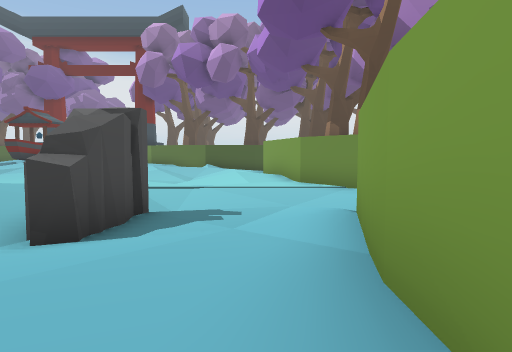
view 1 (above)

24 first-person views from a walk through a 3-D level made in the Unity game engine. The camera is 1.4 m above the floor, tilts 4° down and sees 75° across. The floor is counted in squares, 2 m on a side. Each view is taken from the middle of a square. On the plan, view 1 faces up. The plan holds only what a view shows up to about 10 squares ahead; the rest is blank. The place goes on beyond the plan. The player character is not drawn.

view 2
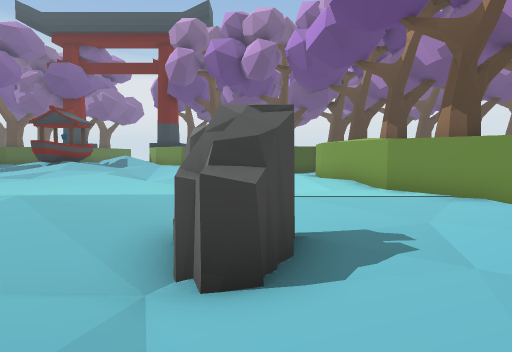

view 3
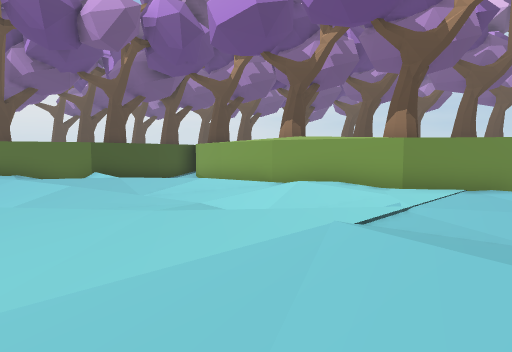

view 4
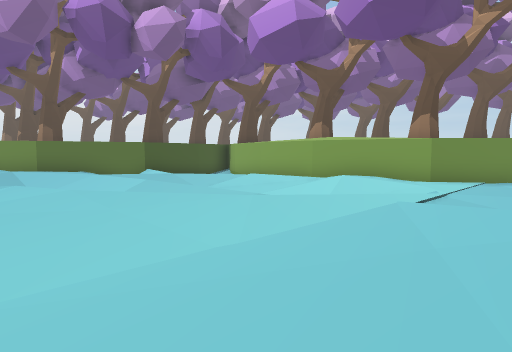

view 5
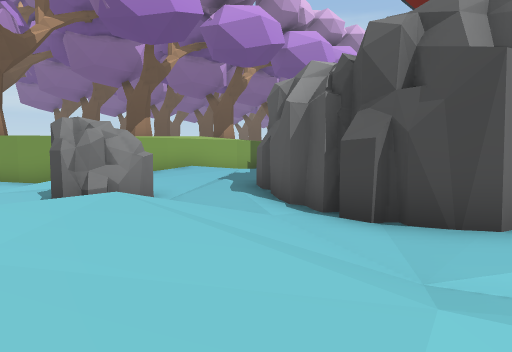

view 6
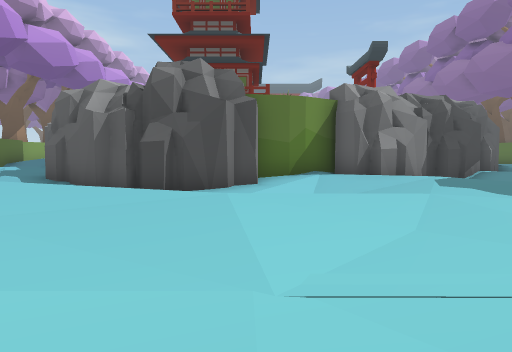

view 7
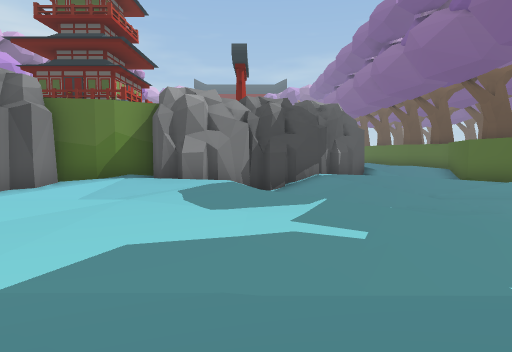

view 8
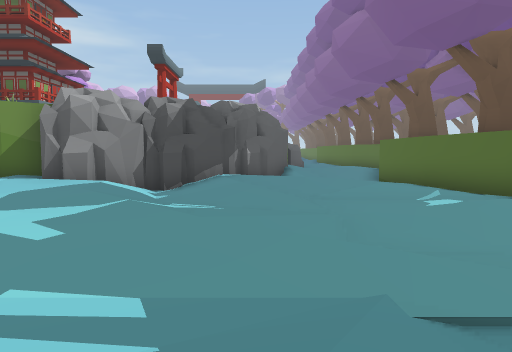

view 9
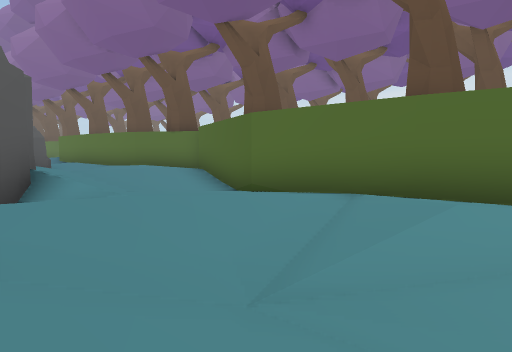

view 10
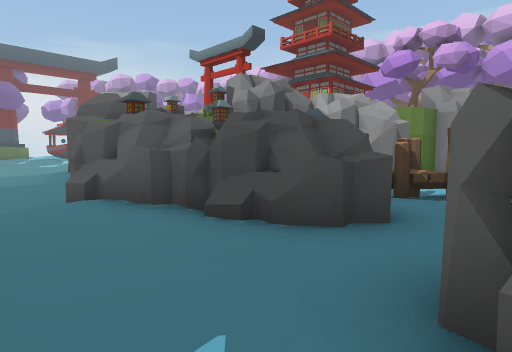

view 11
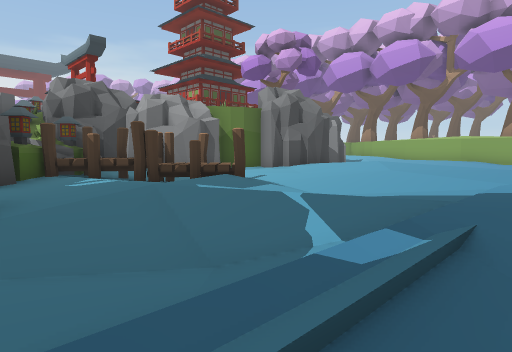

view 12
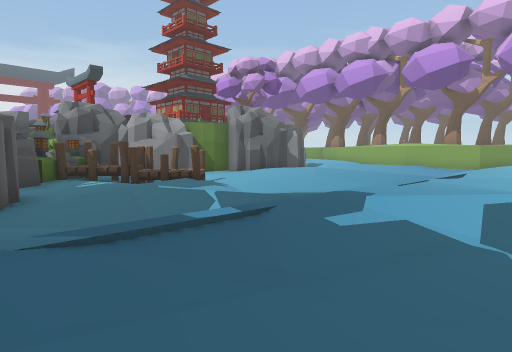

view 13
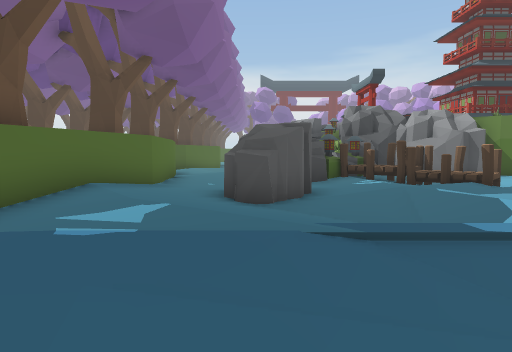

view 14
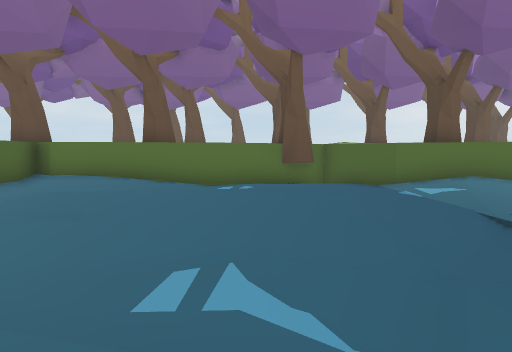

view 15
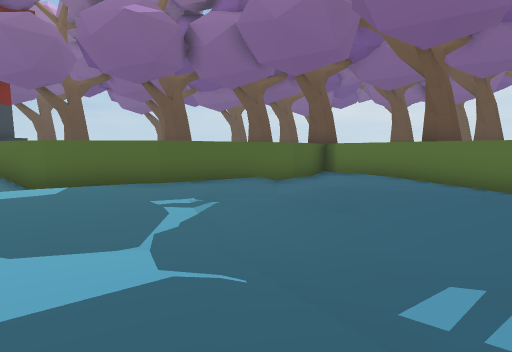

view 16
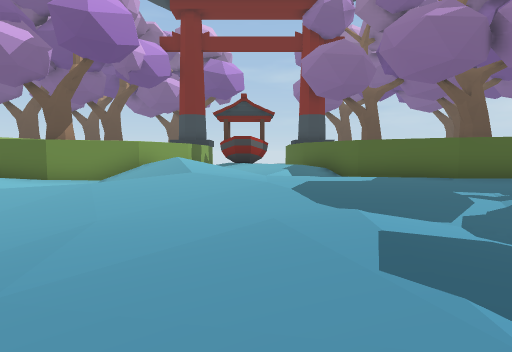

view 17
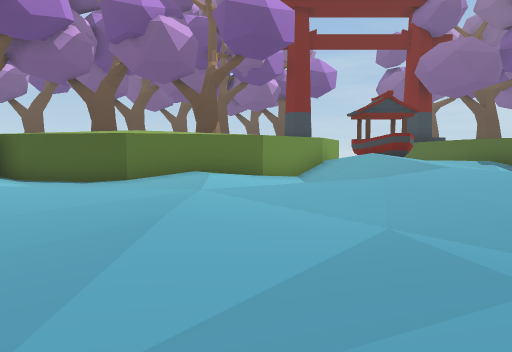

view 18
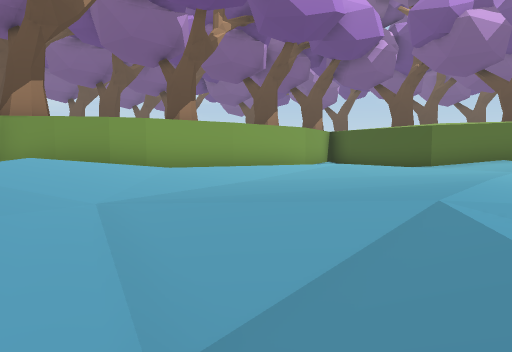

view 19
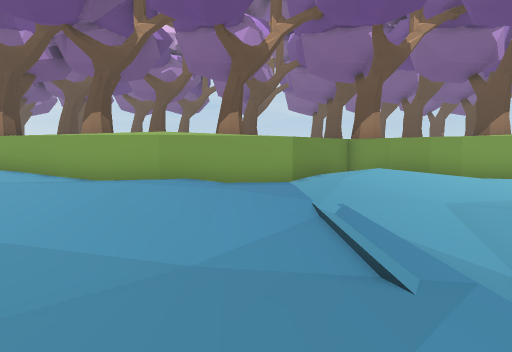

view 20
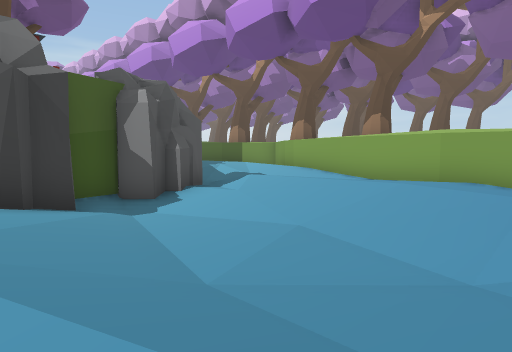

view 21
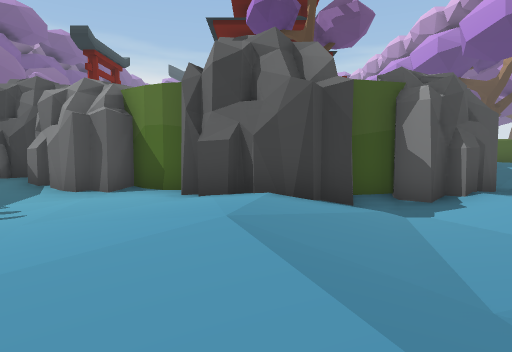

view 22
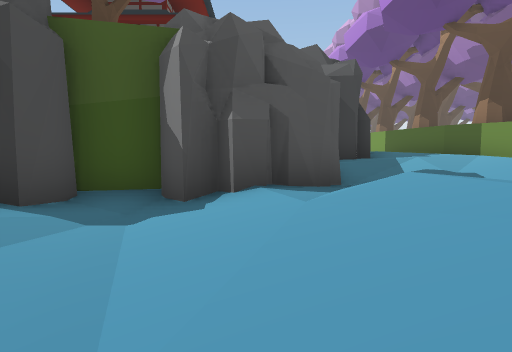

view 23
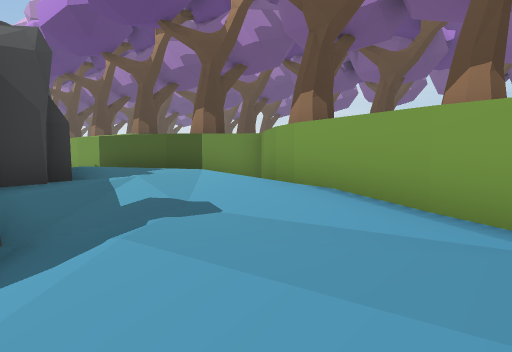

view 24
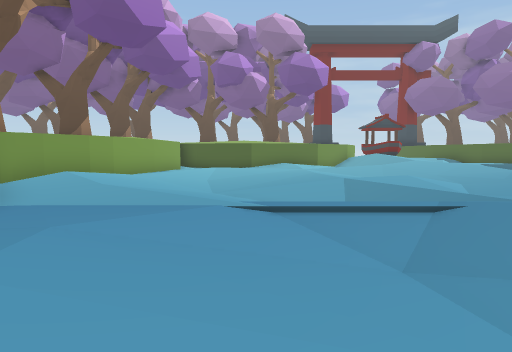

### Floor plan
Key: @ floor where view 1 was taken; # wall or solid block; . main floor; : floor 0.25 m higher than the main floor; - floor 0.25 m lower than the main floor; + floor 0.5 m higher than the main floor; _ floor 0.5 m lower than the main floor; * floor 0.75 m higher than the main floor; < floor 0.75 m lower than the main floor; % floor 1 m higher than the main floor; & floor 1.25 m higher than the main floor; / step, stairs or slope; ^ raised ledge; O other object.
Columns run from 22 left of view 1 to 3 right of it. Each row starts with its distance up from view 1.
 17                 /::
 16                 -:.-
 15                 -..__
 14                 ---_//
 13               :/-____-.#
 12               ::/--_--.#
 11              ...:.._-::#
 10      :  :    ......_-.:##
  9     .:....  ........-...##
  8    ......................#
  7   .-/........::::::._---.#
  6   :._.......:::+++:.__--.#
  5   :-_-.::..::.//:+:O#.-.##
  4 #.-___-/::.  ---..--O..:#
  3 #./__--_/:.-/.-O-..--.:##
  2 #.:/_..-/::.:#####O::::#
  1 #.---..-/#O:##     :+++#
  0 #.....:O## ##      :+ @#
 -1 #-../O                 #
 -2 #--./                  #
 -3 #--.#                  #
 -4 ...:                   #
 -5 ::::                 %%*##
 -6   ..                #O%%/#
 -7   -O    #O          ****/#
 -8   /O  OO:O         #.:+*##
 -9  ::O# ^O..###  #####::+##
-10  :::OOOOO--..O##-#O.+:+#
-11 #::.OO:OOO-..::.--.:+::#
-12 #:....:.OOO..:+:-_.:+::#
-13 #:.##.:::/-.:++.---.:+:#
-14 #:.O#.:..--.:++/-__-:::#
-15 ^+.-///:.--.::+/-<<_.::#
-16 #+:.-_</.--.::::-__-...##
-17 ::::...//...............#
-18 ....-__-:::..--./__-.:++##
-19 ...-_<<-/:::.--.///_-:+*:#
-20 :::.-___/+::.--.:...-.:*##
-21 ::+:.---.++:.-.:::..-.::#
-22 :::+:---:+::.-...:....:##
-23 :::+:.--.+:..---.:....:#
-24 #+:+:.--.::..---.::..::#
-25 ^+::.:..:::......::::: #
-26 ^+:..::::++::::::::::  #
-27 ^##+++++++**++: .:..
-28    ^^#++++**/:  .+:....
-29      ##  ++%&//.:#######
-30        #/** ///###

Positions as (right, up) in squares from view 1, and headings:
1: (0, 0), facing up
2: (-2, 1), facing up
3: (-7, 6), facing up-right
4: (-9, 6), facing up-right
5: (-9, 7), facing down-right
6: (-9, 10), facing down
7: (-14, 10), facing down
8: (-17, 10), facing down
9: (-17, 3), facing down-left
10: (-21, -13), facing up-right
11: (-18, -18), facing up-right
12: (-19, -21), facing up-right
13: (-19, -21), facing up
14: (-13, -21), facing left
15: (-13, -21), facing down-left
16: (-12, -20), facing down
17: (-6, -20), facing down
18: (-6, -18), facing down-right
19: (-8, -16), facing right
20: (-8, -16), facing up-right
21: (-8, -16), facing up
22: (-4, -14), facing up
23: (-3, -12), facing up-right
24: (-3, -12), facing down
